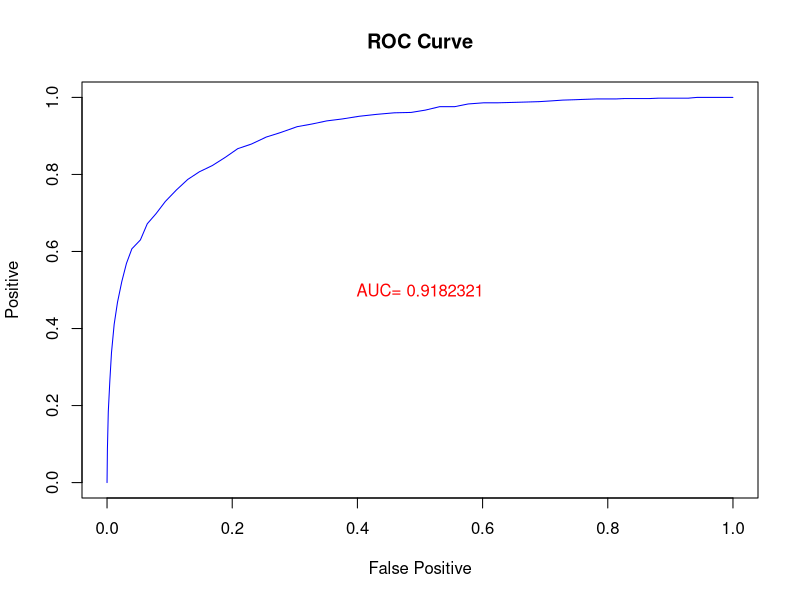

The R script that drew this image:
## ---- chunk 1
knn.1=function(x,y,z,k){
  x=as.matrix(x); n=nrow(x); p=ncol(x); dis=array(dim=n)
  for(i in 1:n)dis[i]=norm(z-x[i,],"2")
  S=order(dis)[1:k]; ## The set of i such that their distances are minimized.
  u=sort(table(y[S]),decreasing=TRUE) ## Most Often y[i] and Frequency
  ## Tie−Breaking START
  while(length(u)>1 && u[1]==u[2]){ k=k-1; S=order(dis)[1:k]; u=sort(table(y[S
  ]),decreasing=TRUE)}
  ## Tie−Breaking END
  return(names(u)[1])
}
## ---- chunk 2
knn=function(x,y,z,k){
n=nrow(z); w=array(dim=n); for(i in 1:n)w[i]=knn.1(x,y,z[i,],k)
return(w)
}
## ---- chunk 3
df=iris;
n=150; train=sample(1:n,n/2,replace=FALSE); test=setdiff(1:n,train)
x=as.matrix(df[train,1:4]); y=as.vector(df[train,5])
z=as.matrix(df[test,1:4]); ans=as.vector(df[test,5])
w=knn(x, y, z, k=3)
table(w,ans)
## ---- chunk 4
N.0=10000;N.1=1000; mu.1=1; mu.0=-1; var.1=1; var.0=1
x=rnorm(N.0,mu.0,var.0); y=rnorm(N.1,mu.1,var.1) # x: healthy: sick
plot(1:1,1:1,xlim=c(0,1),ylim=c(0,1), xlab="False Positive", ylab="True
Positive", main="ROC Curve", type="n")
theta.seq=exp(seq(-10,100,0.1))
U=NULL; V=NULL
for(theta in theta.seq){
u=sum(pnorm(x,mu.1,var.1)/pnorm(x,mu.0,var.0)>theta)/N.0 # treat health as sick
v=sum(pnorm(y,mu.1,var.1)/pnorm(y,mu.0,var.0)>theta)/N.1 # consider sick as healthy
U=c(U,u); V=c(V,v)
}
lines(U,V,col="blue")
M=length(theta.seq)-1; AUC=0; for(i in 1:M)AUC=AUC+abs(U[i+1]-U[i])*V[i]
text(0.5,0.5,paste("AUC=",AUC),col="red")
